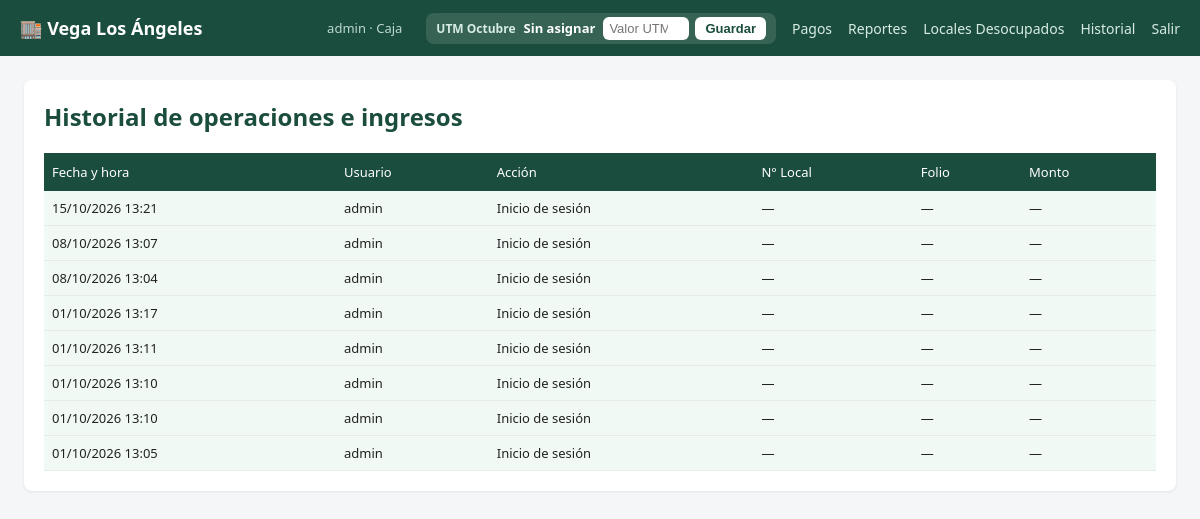
/historial/ (signed in), run on the app's committed database.
### core/models.py (models this page shows, shortened)
class Perfil(models.Model):
    user = models.OneToOneField(User, on_delete=models.CASCADE, related_name="perfil")
    rol = models.CharField(max_length=20, choices=ROLES, default="caja")

class LoginLog(models.Model):
    ACCIONES_LOGIN = [
        ("login", "Inicio de sesión"),
        ("logout", "Cierre de sesión"),
    ]
    usuario = models.ForeignKey(User, on_delete=models.PROTECT, related_name="login_logs")
    accion = models.CharField(max_length=10, choices=ACCIONES_LOGIN)
    fecha_hora = models.DateTimeField(auto_now_add=True)

### core/views.py (the view)
# urls.py: path('historial/', views.historial, name='historial'),
@login_required
def historial(request):
    if request.user.perfil.rol == "administrador":
        return redirect("usuarios_admin")
    context = {"registros": _registros_historial()}
    return render(request, "core/historial.html", context)

### core/context_processors.py (called while the page is built, shortened)
def sidebar_context(request):
    if not request.user.is_authenticated:
        return {}
    perfil = request.user.perfil
    ctx = {"rol": perfil.rol}
    hoy = date.today()
    utm_reg = ValorUTM.objects.filter(anio=hoy.year, mes=hoy.month).first()
    ctx["utm_valor"] = utm_reg.valor if utm_reg else Decimal("0")
    ctx["utm_mes_num"] = hoy.month
    ctx["utm_mes"] = MESES_ES[hoy.month - 1]
    ctx["utm_anio"] = hoy.year
    return ctx

### core/views.py (called while the page is built, shortened)
def _registros_historial():
    registros = []
    for l in LoginLog.objects.select_related("usuario").order_by("-fecha_hora"):
        registros.append(
            {
                "fecha_hora": l.fecha_hora,
                "usuario": l.usuario.username,
                "accion": l.get_accion_display(),
                "local": "—",
                "folio": "—",
                "monto": None,
                "tipo": "ingreso" if l.accion == "login" else "salida",
            }
        )
    registros.sort(key=lambda r: r["fecha_hora"], reverse=True)
    return registros

### core/templates/core/historial.html (shortened to what this page needs)
{% extends "core/base.html" %}
{% load humanize %}
{% block content %}
<div class="card">
    <h2 class="h2-seccion">Historial de operaciones e ingresos</h2>
    {% if registros %}
    <table>
        <thead>
            <tr>
                <th>Fecha y hora</th>
                <th>Usuario</th>
                <th>Acción</th>
                <th>N° Local</th>
                <th>Folio</th>
                <th>Monto</th>
            </tr>
        </thead>
        <tbody>
            {% for r in registros %}
            <tr class="reg-{{ r.tipo }}">
                <td>{{ r.fecha_hora|date:"d/m/Y H:i" }}</td>
                <td>{{ r.usuario }}</td>
                <td>{{ r.accion }}</td>
                <td>{{ r.local }}</td>
                <td>{{ r.folio }}</td>
                <td>{% if r.monto is not None %}${{ r.monto|floatformat:0|intcomma }}{% else %}—{% endif %}</td>
            </tr>
            {% endfor %}
        </tbody>
    </table>
    {% else %}
    <p class="vacio">Aún no hay operaciones registradas.</p>
    {% endif %}
</div>
{% endblock %}

### core/templates/core/base.html (shortened to what this page needs)
{% load humanize %}
<!DOCTYPE html>
<html lang="es">
<head>
</head>
<body>
    {% if user.is_authenticated %}
    <nav class="navbar">
        <h1>🏬 Vega Los Ángeles</h1>
        <div class="nav-links">
            <span class="usuario">{{ user.username }} · {{ user.perfil.get_rol_display }}</span>
            {% if user.perfil.rol == 'caja' %}
            <div class="utm-nav">
                <strong>UTM {{ utm_mes }}</strong>
                {% if utm_valor > 0 %}
                <span class="utm-valor">${{ utm_valor|floatformat:0|intcomma }}</span>
                {% else %}
                <span class="utm-valor">Sin asignar</span>
                {% endif %}
                <form method="post" action="{% url 'guardar_utm' %}">
                    <input type="number" name="valor" step="0.01" min="0.01" value="{{ utm_valor|floatformat:2 }}" placeholder="Valor UTM">
                    <button type="submit">Guardar</button>
                </form>
            </div>
            {% endif %}
            {% if user.perfil.rol != 'administrador' %}
            <a href="{% url 'pagos' %}">Pagos</a>
            <a href="{% url 'reportes' %}">Reportes</a>
            <a href="{% url 'locales_desocupados' %}">Locales Desocupados</a>
            <a href="{% url 'historial' %}">Historial</a>
            {% endif %}
            <a href="{% url 'logout' %}">Salir</a>
        </div>
    </nav>
    {% endif %}
    <main class="main">
            <div class="container">
                {% block content %}{% endblock %}
            </div>
        </main>
</body>
</html>

### core/templates/core/base.html (style rules this page uses)
* { box-sizing: border-box; margin: 0; padding: 0; }
body { font-family: 'Segoe UI', Tahoma, sans-serif; background: #f4f6f8; color: #222; }
.navbar { background: #1b4d3e; color: #fff; padding: 0 20px; display: flex; align-items: center; justify-content: space-between; height: 56px; position: fixed; top: 0; left: 0; right: 0; z-index: 100; }
.navbar h1 { font-size: 18px; font-weight: 600; }
.navbar .nav-links { display: flex; gap: 16px; align-items: center; }
.navbar a { color: #d7ece4; text-decoration: none; font-size: 14px; }
.navbar .usuario { font-size: 13px; color: #bcd8cf; margin-right: 8px; }
.main { flex: 1; padding: 24px; overflow-x: auto; margin-top: 56px; }
.container { width: 100%; max-width: none; }
.card { background: #fff; border-radius: 8px; padding: 20px; box-shadow: 0 1px 3px rgba(0,0,0,.08); width: 100%; }
input[type="text"], input[type="password"], input[type="number"], input[type="date"], select { padding: 8px 10px; border: 1px solid #cbd5d1; border-radius: 6px; font-size: 14px; }
table { width: 100%; border-collapse: collapse; font-size: 13px; }
th { background: #1b4d3e; color: #fff; padding: 10px 8px; text-align: left; font-weight: 500; }
td { padding: 8px; border-bottom: 1px solid #e5ebe8; }
tr.reg-ingreso td { background: #f0f9f4; }
.utm-valor { font-weight: 700; color: #1b4d3e; }
.utm-nav { display: flex; align-items: center; gap: 8px; background: rgba(255, 255, 255, 0.12); border-radius: 8px; padding: 4px 10px; }
.utm-nav strong { color: #d7ece4; font-size: 12px; white-space: nowrap; }
.utm-nav .utm-valor { color: #fff; font-weight: 700; font-size: 13px; white-space: nowrap; }
.utm-nav form { display: flex; align-items: center; gap: 6px; }
.utm-nav input { width: 86px; padding: 4px 6px; border: none; border-radius: 6px; font-size: 13px; }
.utm-nav button { padding: 4px 10px; border: none; border-radius: 6px; background: #fff; color: #1b4d3e; font-weight: 700; cursor: pointer; font-size: 13px; }
.h2-seccion { color: #1b4d3e; margin-bottom: 20px; }

### data on the page
LoginLog: fecha_hora "15/10/2026 13:21"
LoginLog: fecha_hora "08/10/2026 13:07"
LoginLog: fecha_hora "08/10/2026 13:04"
LoginLog: fecha_hora "01/10/2026 13:17"
LoginLog: fecha_hora "01/10/2026 13:11"
LoginLog: fecha_hora "01/10/2026 13:10"
LoginLog: fecha_hora "01/10/2026 13:10"
LoginLog: fecha_hora "01/10/2026 13:05"

### other printed values
{{ user.username }} "admin"
{{ user.perfil.get_rol_display }} "Caja"
{{ utm_mes }} "Octubre"
{{ r.usuario }} "admin" "admin" "admin" "admin" "admin" "admin" "admin" "admin"
{{ r.accion }} "Inicio de sesión" "Inicio de sesión" "Inicio de sesión" "Inicio de sesión" "Inicio de sesión" "Inicio de sesión" "Inicio de sesión" "Inicio de sesión"
{{ r.local }} "—" "—" "—" "—" "—" "—" "—" "—"
{{ r.folio }} "—" "—" "—" "—" "—" "—" "—" "—"
